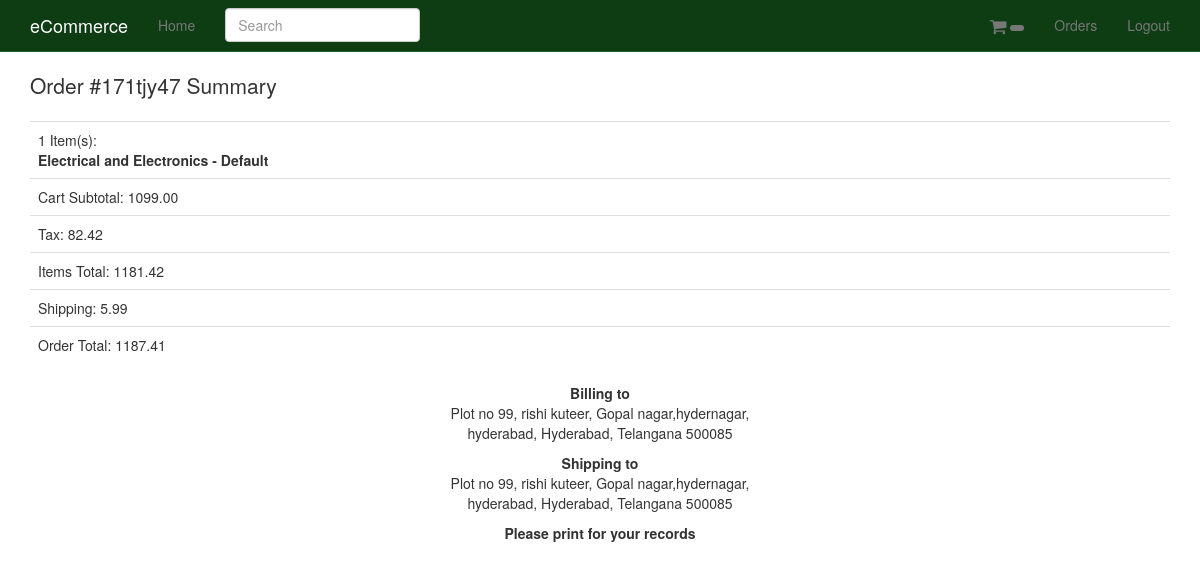
/orders/1/ (signed in), run on the app's committed database.
### orders/models.py (models this page shows, shortened)
class Order(models.Model):
	status = models.CharField(max_length=120, choices=ORDER_STATUS_CHOICES, default='created')
	cart = models.ForeignKey(Cart, on_delete=models.CASCADE)
	user = models.ForeignKey(UserCheckout, null=True, on_delete=models.CASCADE)
	billing_address = models.ForeignKey(UserAddress, related_name='billing_address', null=True, on_delete=models.CASCADE)
	shipping_address = models.ForeignKey(UserAddress, related_name='shipping_address', null=True, on_delete=models.CASCADE)
	shipping_total_price = models.DecimalField(max_digits=50, decimal_places=2, default=5.99)
	order_total = models.DecimalField(max_digits=50, decimal_places=2, )
	order_id = models.CharField(max_length=20, null=True, blank=True)
	class Meta:
		ordering = ['-id']

class UserAddress(models.Model):
	user = models.ForeignKey(UserCheckout, on_delete=models.CASCADE)
	type = models.CharField(max_length=120, choices=ADDRESS_TYPE)
	street = models.CharField(max_length=120)
	city = models.CharField(max_length=120)
	state = models.CharField(max_length=120)
	zipcode = models.CharField(max_length=120)
	def get_address(self):
		return "%s, %s, %s %s" %(self.street, self.city, self.state, self.zipcode)

### carts/models.py (models this page shows, shortened)
class Cart(models.Model):
	user = models.ForeignKey(settings.AUTH_USER_MODEL, null=True, blank=True, on_delete=models.CASCADE)
	items = models.ManyToManyField(Variation, through=CartItem)
	timestamp = models.DateTimeField(auto_now_add=True, auto_now=False)
	updated = models.DateTimeField(auto_now_add=False, auto_now=True)
	subtotal = models.DecimalField(max_digits=50, decimal_places=2, default=25.00)
	tax_percentage  = models.DecimalField(max_digits=10, decimal_places=5, default=0.085)
	tax_total = models.DecimalField(max_digits=50, decimal_places=2, default=25.00)
	total = models.DecimalField(max_digits=50, decimal_places=2, default=25.00)

class CartItem(models.Model):
	cart = models.ForeignKey("Cart", on_delete=models.CASCADE)
	item = models.ForeignKey(Variation, on_delete=models.CASCADE)
	quantity = models.PositiveIntegerField(default=1)
	line_item_total = models.DecimalField(max_digits=10, decimal_places=2)

### products/models.py (models this page shows, shortened)
class Variation(models.Model):
	product = models.ForeignKey(Product, on_delete=models.CASCADE)
	title = models.CharField(max_length=120)
	price = models.DecimalField(decimal_places=2, max_digits=20)
	sale_price = models.DecimalField(decimal_places=2, max_digits=20, null=True, blank=True)
	active = models.BooleanField(default=True)
	inventory = models.IntegerField(null=True, blank=True) #refer none == unlimited amount
	def get_title(self):
		return "%s - %s" %(self.product.title, self.title)

class Product(models.Model):
	title = models.CharField(max_length=120)
	description = models.TextField(blank=True, null=True)
	price = models.DecimalField(decimal_places=2, max_digits=20)
	active = models.BooleanField(default=True)
	categories = models.ManyToManyField('Category', blank=True)
	default = models.ForeignKey('Category', related_name='default_category', null=True, blank=True, on_delete=models.CASCADE)
	objects = ProductManager()
	class Meta:
		ordering = ["-title"]

### orders/views.py (the view)
# urls.py: url(r'^orders/(?P<pk>\d+)/$', OrderDetail.as_view(), name='order_detail'),
class OrderDetail(DetailView):
	model = Order
	def dispatch(self, request, *args, **kwargs):
		try:
			user_check_id = self.request.session.get("user_checkout_id")
			user_checkout = UserCheckout.objects.get(id=user_check_id)
		except UserCheckout.DoesNotExist:
			user_checkout = UserCheckout.objects.get(user=request.user)
		except:
			user_checkout = None
		obj = self.get_object()
		if obj.user == user_checkout and user_checkout is not None:
			return super(OrderDetail, self).dispatch(request, *args, **kwargs)
		else:
			raise Http404

### orders/templates/orders/order_detail.html
{% extends "base.html" %}
{% block content %}
{% include "orders/order_summary_short.html" with order=order %}
<p><b>Please print for your records</b></p>
{% endblock %}

### orders/templates/orders/order_summary_short.html
<p class='lead'>
Order {% if order.order_id %}#{{ order.order_id }}{% endif %} Summary</p>
<table class='table'>
<tr><td>{{ order.cart.cartitem_set.count }} Item(s): <br/>{% for i in order.cart.cartitem_set.all %}
<b>{{ i.item.get_title }}</b><br/>
{% endfor %}</td></tr>
<tr><td>Cart Subtotal: {{ order.cart.subtotal }}</td></tr>
<tr><td>Tax: {{ order.cart.tax_total }}</td></tr>
<tr><td>Items Total: {{ order.cart.total }}</td></tr>
<tr><td>Shipping: {{ order.shipping_total_price }}</td></tr>
<tr><td>Order Total: {{ order.order_total }}</td></tr>
</table>
</div>
<div class='col-sm-4 col-sm-offset-4 text-center'>
<p><b>Billing to</b>
<br/>
{{ order.billing_address.get_address }}
<p>
<p><b>Shipping to</b>
<br/>
{{ order.shipping_address.get_address }}
<p>

### static/static_root/css/navbar-static-top.css (style rules this page uses)
body { min-height: 1000px; }

### data on the page
Order: order_id "171tjy47", cart.cartitem_set.count "1", cart.subtotal "1099.00", cart.tax_total "82.42", cart.total "1181.42", shipping_total_price "5.99", order_total "1187.41", billing_address.get_address "Plot no 99, rishi kuteer, Gopal nagar,hydernagar, hyderabad, Hyderabad, Telangana 500085", shipping_address.get_address "Plot no 99, rishi kuteer, Gopal nagar,hydernagar, hyderabad, Hyderabad, Telangana 500085"
CartItem: item.get_title "Electrical and Electronics - Default"
